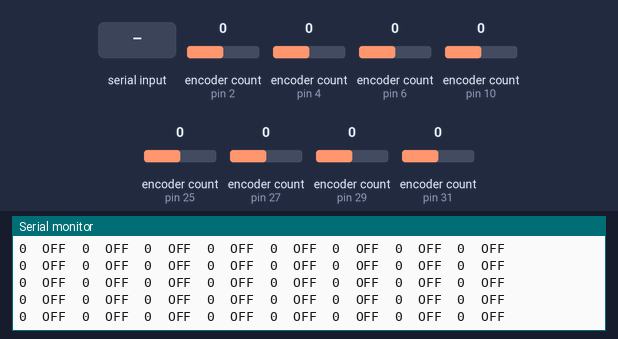
A sketch run on a simulated Arduino Mega 2560, built with avr-gcc and run on an emulated ATmega2560. Parts: the last lines printed to the serial monitor. Inputs (shaded band) come from the test bench; at power-on: encoder count (sensors on pin 2, pin 4, pin 6, pin 10, pin 25, pin 27, pin 29, pin 31) 0.

Above: at 1.2 s.
1.3 s: encoder count (sensor on pin 2) set to 1
At 1.34 s:
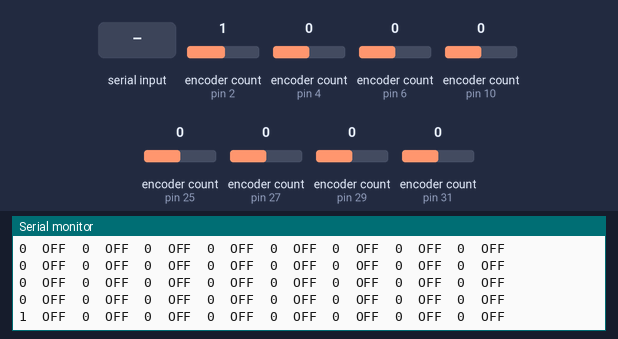
2.8 s: encoder count (sensor on pin 4) set to 1
At 2.87 s:
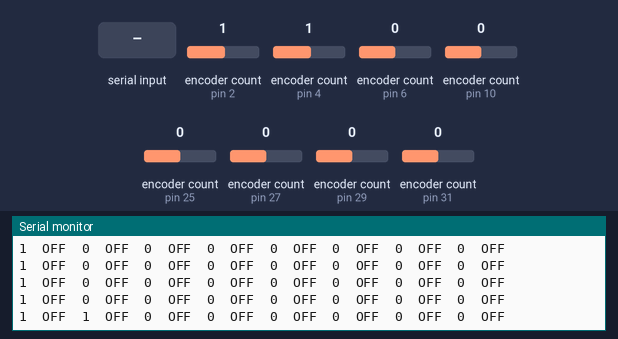
4.3 s: encoder count (sensor on pin 6) set to -1
At 4.31 s:
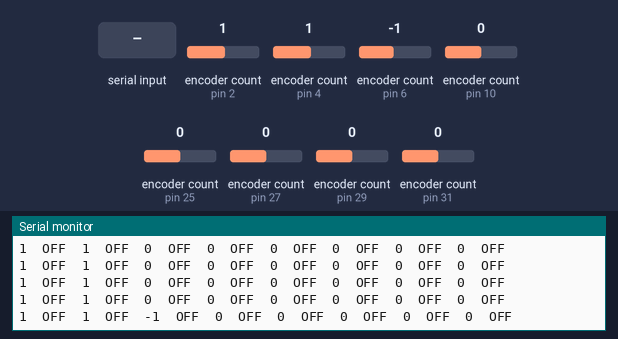
7.3 s: encoder count (sensor on pin 10) set to 1
At 7.38 s:
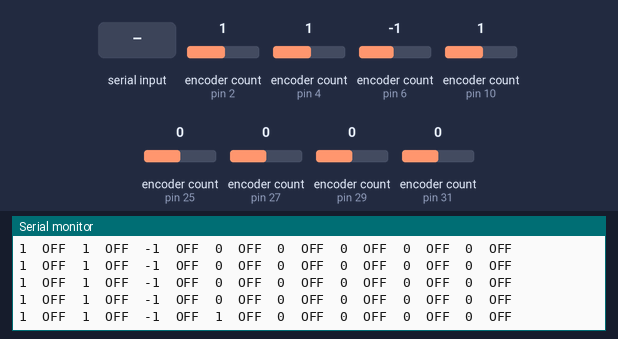
8.8 s: "1\n" received over the second serial link
11.8 s: encoder count (sensor on pin 25) set to -1
At 11.89 s:
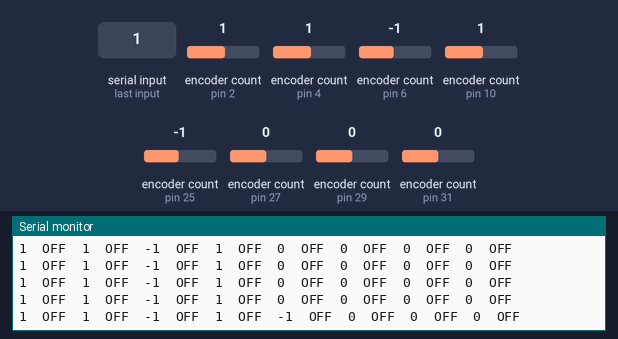

Measured:
- after the input at 1.3 s, the serial monitor: prints a new line at once (image 1)
- after the input at 2.8 s, the serial monitor: prints a new line after 0.07 s (image 2)
- after the input at 4.3 s, the serial monitor: prints a new line at once (image 3)
- after the input at 7.3 s, the serial monitor: prints a new line after 0.08 s (image 4)
- after the input at 11.8 s, the serial monitor: prints a new line after 0.08 s (image 5)

The sketch:

MIDI_8_V2_1_1_Teensy-Test_Sketch_05-8_Encoders_to_Serial.ino
```cpp
#include <Encoder.h>
#include <ArduinoJson.h> // Include the ArduinoJson library for parsing JSON

// Define each encoder with their respective pins
Encoder stepEnc1(2, 3);
Encoder stepEnc2(4, 5);
Encoder stepEnc3(6, 7);
Encoder stepEnc4(10, 11);
Encoder stepEnc5(25, 26);
Encoder stepEnc6(27, 28);
Encoder stepEnc7(29, 30);
Encoder stepEnc8(31, 32);

// Array to hold the current position of each encoder
long encoderPositions[8];
// Array to hold button states as received from STATENANO
bool buttonStates[8];

void setup() {
  Serial.begin(9600); // Start serial communication at 9600 baud rate for debug
  Serial1.begin(9600); // Start serial communication at 9600 baud rate for UART (change if different)
}

void loop() {
  // Read, adjust for the 4 counts per click, and store the position of each encoder
  for (int i = 0; i < 8; i++) {
    encoderPositions[i] = readEncoder(i) / 4;
  }

  // Check for incoming UART data
  if (Serial1.available() > 0) {
    String jsonData = Serial1.readStringUntil('\n'); // Read the JSON packet
    parseJSON(jsonData); // Custom function to parse JSON data
  }

  // Display encoder values and corresponding button states
  for (int i = 0; i < 8; i++) {
    Serial.print(encoderPositions[i]);
    Serial.print("\t");
    Serial.print(buttonStates[i] ? "ON" : "OFF");
    Serial.print("\t");
  }

  Serial.println(); // New line after each full display cycle
  delay(100); // Delay to reduce data flooding the serial monitor
}

// Function to parse JSON-like data
void parseJSON(const String& json) {
  StaticJsonDocument<200> doc; // Adjust size according to the expected JSON size
  DeserializationError error = deserializeJson(doc, json);
  if (error) {
    Serial.print("JSON parse error: ");
    Serial.println(error.c_str());
    return;
  }

  // Assuming JSON structure as {"device":"SN","states":[1,0,1,1,0,0,1,0]}
  JsonArray states = doc["states"];
  for (int i = 0; i < states.size(); i++) {
    buttonStates[i] = states[i]; // Store button state in global array
  }
}

long readEncoder(int index) {
  switch (index) {
    case 0: return stepEnc1.read();
    case 1: return stepEnc2.read();
    case 2: return stepEnc3.read();
    case 3: return stepEnc4.read();
    case 4: return stepEnc5.read();
    case 5: return stepEnc6.read();
    case 6: return stepEnc7.read();
    case 7: return stepEnc8.read();
    default: return 0;
  }
}
```
